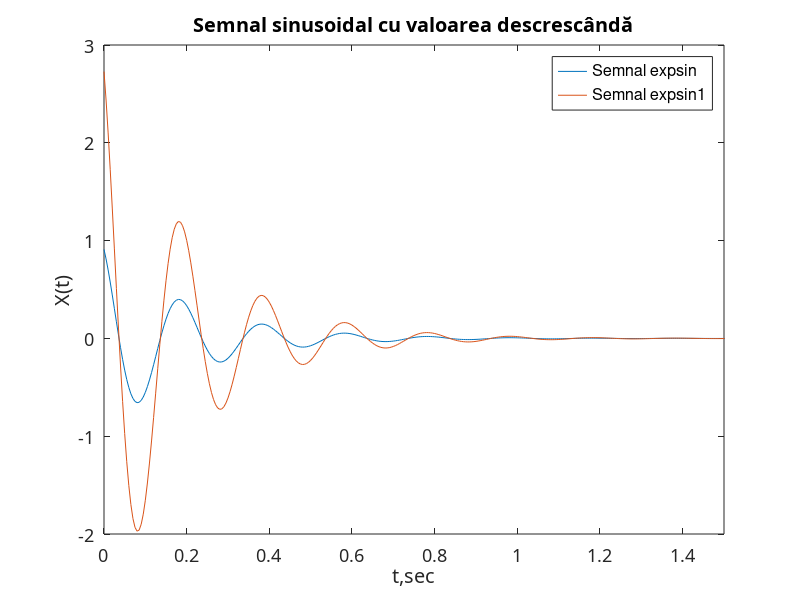

Recreate this plot in MATLAB.
t = 0:.005:3;
A = 1;
w0 = 10*pi;
phi = 2;
a = -5;

expsin = A*sin(w0*t+phi).*exp(a*t);

A1 = 3;

expsin1 = A1*sin(w0*t+phi).*exp(a*t);

plot(t, expsin, t, expsin1)

 % plot details
grid, set (gca,'FontName', 'ArialCyr','FontSize',13)

xlim([0, 1.5])

legend("Semnal expsin", "Semnal expsin1", "AutoUpdate", "off")

title('Semnal sinusoidal cu valoarea descrescândă') 
xlabel('t,sec'), ylabel('X(t)'), grid
